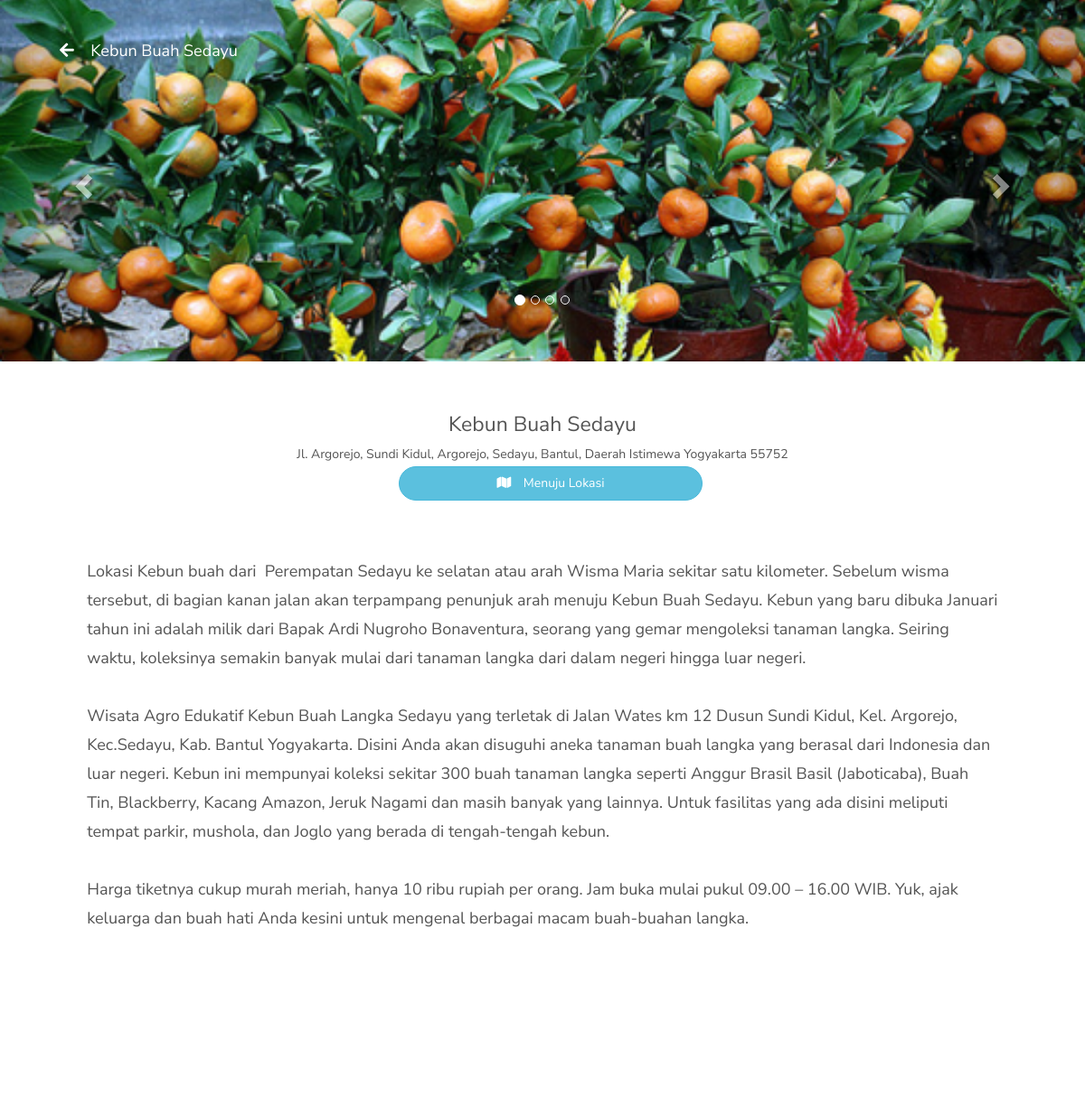
/detail.php?id=16, run on the app's committed database.
### tables this page shows
CREATE TABLE `wisata` (
  `id_wisata` int(3) NOT NULL,
  `nama_wisata` varchar(150) NOT NULL,
  `alamat_wisata` varchar(150) NOT NULL,
  `detail` text NOT NULL,
  `foto` varchar(200) NOT NULL,
  `lat` varchar(100) NOT NULL,
  `lng` varchar(100) NOT NULL
);

CREATE TABLE `foto_wisata` (
  `id_foto` int(3) NOT NULL,
  `id_wisata` int(3) NOT NULL,
  `nama_foto` varchar(25) NOT NULL
);

### detail.php (the view, shortened to what this page needs)
<?php
  $koneksi = new Koneksi();
  $h = $koneksi->connect();
  $iddata=$_GET['id'];
  $hasil=mysqli_query($h, "SELECT * from wisata where id_wisata = '$iddata'");
  $query_foto_wisata = mysqli_query($h, "select * from foto_wisata where id_wisata= '$iddata'");
  $query_indicator = mysqli_query($h, "select * from foto_wisata where id_wisata= '$iddata'");
  $jumlah = mysqli_query($h, "select * from foto_wisata where id_wisata= '$iddata'");
  $row = mysqli_fetch_assoc($hasil);
  $jumlah_foto_wisata = $jumlah->num_rows;
?>
<!DOCTYPE html>
<html class="no-js" lang="en">
<head>
    <link rel="stylesheet" href="https://maxcdn.bootstrapcdn.com/bootstrap/3.3.7/css/bootstrap.min.css">
    <link href="assets/vendor/fonts/circular-std/style.css" rel="stylesheet">
    <link rel="stylesheet" href="assets/vendor/fonts/fontawesome/css/fontawesome-all.css">
    <link rel="stylesheet" href="assets/vendor/charts/chartist-bundle/chartist.css">
    <link rel="stylesheet" href="assets/vendor/charts/morris-bundle/morris.css">
    <link rel="stylesheet" href="assets/vendor/fonts/material-design-iconic-font/css/materialdesignicons.min.css">
    <link rel="stylesheet" href="assets/vendor/fonts/simple-line-icons/css/simple-line-icons.css">
    <link rel="stylesheet" href="assets/vendor/charts/c3charts/c3.css">
    <link rel="stylesheet" href="assets/vendor/fonts/flag-icon-css/flag-icon.min.css">
    <link rel="stylesheet" href="css/style-skripsi.css">
    <link rel="stylesheet" href="css/base.css">
    <link rel="stylesheet" href="css/vendor.css">
    <link rel="stylesheet" href="css/main.css">
</head>
<body id="top" style="margin-top: -60px;">
    <header class="s-header" style="height: 64px;padding: 0px;margin: 0px;">
        <div class="row" style="height: 64px;">
          <div class="header-logo" style="margin-top: 0px;">
            <a href="index.php" style="color:white">
              <i class="fas fa-arrow-left"></i>
            </a>&nbsp;&nbsp;&nbsp;&nbsp;<span style="color:white;white-space: nowrap;"><?php echo $row['nama_wisata'];  ?></span>
          </div>
        </div>
    </header>
    <section id="about" class="bg target-section">
        <div class="wide about-desc" data-aos="fade-up">
          <div id="myCarousel" class="carousel slide" data-ride="carousel">
            <ol class="carousel-indicators">
              <?php $no = 0; ?>
              <?php
              if($jumlah_foto_wisata==0){
                ?>
                <li data-target="#myCarousel" data-slide-to="0" class="active"></li>
                <?php
              }else{
                while($x = $query_indicator->fetch_array()){
                  ?>
                  <li data-target="#myCarousel" data-slide-to="<?php echo $no; ?>" class="<?php if($no==0) echo"active" ?>"></li>
                  <?php
                  $no = $no+=1;
                }
              }
              ?>
            </ol>
            <div class="carousel-inner">
              <?php $no = 0; ?>
              <?php
              if($jumlah_foto_wisata==0){
                ?>
                <div class="item active">
                  <section class="bg s-detail target-section" style="padding-bottom:60px;width:100%;background-image: url('images/no-images.png');"></section>
                  </div>
                </div>
                <?php
              }else{
                while($r = $query_foto_wisata->fetch_array()){
                  ?>
                  <div class="item <?php if($no==0) echo"active" ?>">
                    <section class="bg s-detail target-section" style="padding-bottom:60px;width:100%;background-image: url('photos/<?php echo $r['nama_foto'];  ?>');"></section>
                  </div>
                  <?php
                  $no = $no+=1;
                }
              }
              ?>
            </div>
            <a class="left carousel-control" href="#myCarousel" data-slide="prev">
              <span class="glyphicon glyphicon-chevron-left"></span>
            </a>
            <a class="right carousel-control" href="#myCarousel" data-slide="next">
              <span class="glyphicon glyphicon-chevron-right"></span>
            </a>
          </div>
        </div>
    </section>
    <section id="wisata" class="s-pricing target-section col-md-12" style="padding-top:50px">
      <div class="w-100" style="font-size:23px">
        <span class="centerHorizontal"><?php echo $row['nama_wisata'];  ?></span>
      </div>
      <div class="row">
        <div class="col-md-12">
          <div class="w-100" style="font-size:14px;text-align:center">
            <span class="" ><?php echo $row['alamat_wisata'];  ?></span>
          </div>
          <div class="w-100" style="text-align:center;">
            <a href="map.php?id=<?php echo $row['id_wisata']; ?>" class="centerHorizontal btn btn-rounded btn-info col-md-4" style="padding:8px;border-radius:100px"><i class="fas fa-map marg10-right"></i> Menuju Lokasi</a>
          </div>
          <div class="w-100 marg30-top">
            <p style="text-align:justify">
              <?php echo $row['detail'];  ?>
            </p>
          </div>
        </div>
      </div>
    </section>
</body>

### css/style-skripsi.css (style rules this page uses)
body { transition:.25s all linear; }
.w-100, .w-30, .w-50, .w-1, .w-10, .w-15, .w-60, .w-20, .w-12, .w-80, .w-75 { float : left; }
.w-100 { width:100%; }
.marg10-right { margin-right:10px; }
.marg30-top { margin-top:30px; }
.bg { -webkit-background-size: 100%; -moz-background-size: 100%; -o-background-size: 100%; background-size: 100%; -webkit-background-size: cover; -moz-background-size: cover; -o-background-size: cover; background-size: cover; background-attachment: relative; background-position: center center; }
.s-detail { height: 400px; }

### css/base.css (style rules this page uses)
html { font-family: sans-serif; line-height: 1.15; -ms-text-size-adjust: 100%; -webkit-text-size-adjust: 100%; }
body { margin: 0; }
article, aside, footer, header, nav, section { display: block; }
a { background-color: transparent; -webkit-text-decoration-skip: objects; }
html { font-size: 62.5%; box-sizing: border-box; }
*, *::before, *::after { box-sizing: inherit; }
body { font-weight: normal; line-height: 1; word-wrap: break-word; text-rendering: optimizeLegibility; -webkit-overflow-scrolling: touch; -webkit-text-size-adjust: none; }
body, input, button { -moz-osx-font-smoothing: grayscale; -webkit-font-smoothing: antialiased; }
div, dl, dt, dd, ul, ol, li, h1, h2, h3, h4, h5, h6, pre, form, p, blockquote, th, td { margin: 0; padding: 0; }
em, i { font-style: italic; line-height: inherit; }
ol, ul { list-style: none; }
li { display: block; }
a { text-decoration: none; line-height: inherit; }
.row { width: 89%; max-width: 1200px; margin: 0 auto; }
.row:after { content: ""; display: table; clear: both; }
[class*="col-"] { float: left; padding: 0 20px; }
@media only screen and (max-width:1200px) { [class*="col-"] { padding: 0 16px; } }

### css/main.css (style rules this page uses)
html { font-size: 10px; }
html, body { height: 100%; }
body { background: #121619; font-family: "Nunito Sans", sans-serif; font-size: 1.8rem; font-style: normal; font-weight: normal; line-height: 1.778; color: #545454; margin: 0; padding: 0; }
a { color: #009E37; -webkit-transition: all 0.3s ease-in-out; transition: all 0.3s ease-in-out; }
em, i, strong, b { font-size: inherit; line-height: inherit; }
em, i { font-family: "Nunito Sans", sans-serif; font-style: italic; }
ol { list-style: decimal; }
li { display: list-item; }
ol, ul { margin-left: 1.6rem; }
fieldset, button, input, textarea, select, pre, blockquote, figure, table, p, ul, ol, dl, form, .video-container, .ss-custom-select { margin-bottom: 3.2rem; }
::placeholder { color: #9c9c9c; }
.wide { max-width: 1400px; }
.s-header { z-index: 600; width: 100%; height: 78px; background-color: transparent; position: absolute; top: 24px; }
.s-header > .row { max-width: 1300px; height: 78px; position: relative; }
.header-logo { z-index: 601; display: inline-block; margin: 6px 0 0 0; padding: 0; -webkit-transition: all 0.3s ease-in-out; transition: all 0.3s ease-in-out; -webkit-transform: translate3d(0, -50%, 0); -ms-transform: translate3d(0, -50%, 0); transform: translate3d(0, -50%, 0); position: absolute; left: 0; top: 50%; }
.header-logo a { display: inline-block; padding: 0; outline: 0; border: none; }
.about-desc { margin-top: 6rem; }
.s-pricing { padding-top: 100px; padding-bottom: 16rem; background-color: #ffffff; position: relative; }
@media only screen and (max-width:1200px) { .s-pricing { padding-top: 100px; } }
.btn { font-size: 14px; padding: 9px 16px; border-radius: 2px; }

### data on the page
wisata: nama_wisata "Kebun Buah Sedayu", alamat_wisata "Jl. Argorejo, Sundi Kidul, Argorejo, Sedayu, Bantul, Daerah Istimewa Yogyakarta 55752", detail "Lokasi Kebun buah dari Perempatan Sedayu ke selatan atau arah Wisma Maria sekitar satu kilometer. Sebelum wisma tersebut, di bagian kanan jalan akan terpampang penunjuk arah menuju Kebun Buah Sedayu. Kebun yang baru dibuka Januari tahun ini adalah milik dari Bapak Ardi Nugroho Bonaventura, seorang yang gemar mengoleksi tanaman langka. Seiring waktu, koleksinya semakin banyak mulai dari tanaman langka dari dalam negeri hingga luar negeri. Wisata Agro Edukatif Kebun Buah Langka Sedayu yang terletak di Jalan Wates km 12 Dusun Sundi Kidul, Kel. Argorejo, Kec.Sedayu, Kab. Bantul Yogyakarta. Disini Anda akan disuguhi aneka tanaman buah langka yang berasal dari Indonesia dan luar negeri. Kebun ini…"
foto_wisata: nama_foto (picture)
